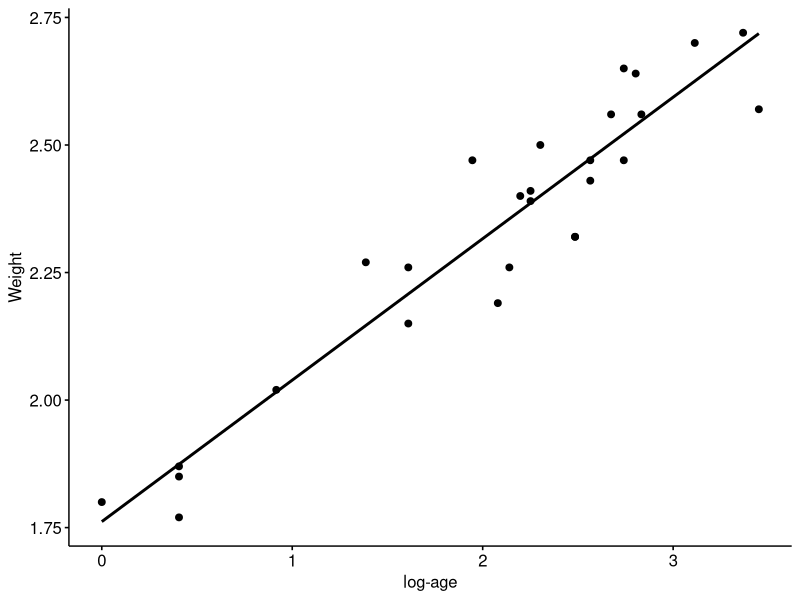

Recreate this plot in R. (Note: this script raises an error after producing the figure.)
library(dplyr)      # For data manipulation
library(ggpubr)     # For creating publication-ready plots
library(ggplot2)    # For data visualization
library(caret)      # For model training and LOOCV

# Data provided from Ratkowsky (1983)
dataList <- list(
  x = c(1.0, 1.5, 1.5, 1.5, 2.5, 4.0, 5.0, 5.0, 7.0,
        8.0, 8.5, 9.0, 9.5, 9.5, 10.0, 12.0, 12.0, 13.0,
        13.0, 14.5, 15.5, 15.5, 16.5, 17.0, 22.5, 29.0, 31.5),
  Y = c(1.80, 1.85, 1.87, 1.77, 2.02, 2.27, 2.15, 2.26, 2.47,
        2.19, 2.26, 2.40, 2.39, 2.41, 2.50, 2.32, 2.32, 2.43,
        2.47, 2.56, 2.65, 2.47, 2.64, 2.56, 2.70, 2.72, 2.57)
)

# Convert list to data frame
dt <- data.frame(x = dataList$x, y = dataList$Y)

# Create log-transformed age variable (lx)
dt <- dt %>% mutate(lx = log(x))

# Verify data structure
head(dt)

# Scatter plot with regression line for log-age vs weight
ggscatter(data = dt, x = 'lx', y = 'y', add = 'reg.line', 
          xlab = 'log-age', ylab = 'Weight')

# Model 1: Linear model using log-age (existing model)
freq_model <- lm(y ~ lx, data = dt)
summary(freq_model)
set.seed(123)  # For reproducibility
loo_loglin <- train(y ~ lx, method = "lm", data = dt, 
                    trControl = trainControl(method = "LOOCV"))
print(loo_loglin)

# Model 2: Simple linear model using untransformed age (x)
simple_model <- lm(y ~ x, data = dt)
summary(simple_model)
set.seed(123)
loo_simple <- train(y ~ x, method = "lm", data = dt, 
                    trControl = trainControl(method = "LOOCV"))
print(loo_simple)

# Model 3: Smooth model using loess on log-age (lx)
smooth_model <- loess(y ~ lx, data = dt)
# Note: Caret's "loess" method fits a local regression model.
set.seed(123)
loo_smooth <- train(y ~ lx, method = "gamLoess", data = dt, 
                    trControl = trainControl(method = "LOOCV"))
print(loo_smooth)


results<-rbind(loo_loglin$results[,2:4],
                loo_simple$results[,2:4],
                loo_smooth$results[,3:5])
rownames(results)=c("LogLin","Simple","Smooth")
results
